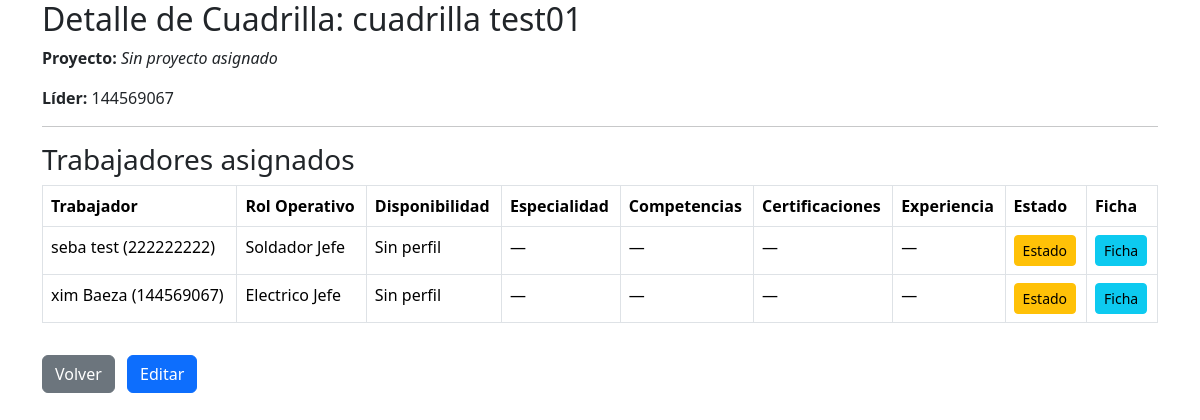
Page /personal/cuadrilla/11/ on the committed database.
### personal/models.py (models this page shows, shortened)
class Cuadrilla(models.Model):
    nombre = models.CharField(max_length=100)
    proyecto = models.ForeignKey(Proyecto, on_delete=models.CASCADE, related_name='cuadrillas', null=True, blank=True)
    lider = models.ForeignKey(User, on_delete=models.SET_NULL, null=True, blank=True, related_name='cuadrillas_lideradas')

class Asignacion(models.Model):
    trabajador = models.ForeignKey(User, on_delete=models.CASCADE)
    cuadrilla = models.ForeignKey(Cuadrilla, on_delete=models.CASCADE, related_name='asignaciones')
    rol = models.ForeignKey(Rol, on_delete=models.SET_NULL, null=True, blank=True)

class Rol(models.Model):
    nombre = models.CharField(max_length=50)

### personal/views.py (the view)
def detalle_cuadrilla(request, cuadrilla_id):
    cuadrilla = get_object_or_404(Cuadrilla, id=cuadrilla_id)
    asignaciones = Asignacion.objects.filter(cuadrilla=cuadrilla)
    users = [a.trabajador for a in asignaciones]
    perfiles = TrabajadorPerfil.objects.filter(user__in=users)
    competencias = CompetenciaTrabajador.objects.filter(trabajador__in=[u.id for u in users])
    certificaciones = CertificacionTrabajador.objects.filter(trabajador__in=[u.id for u in users])
    experiencias = ExperienciaTrabajador.objects.filter(trabajador__in=[u.id for u in users])
    perfil_map = {p.user_id: p for p in perfiles}
    comp_map = {}
    for c in competencias:
        comp_map.setdefault(c.trabajador_id, []).append(c)
    cert_map = {}
    for c in certificaciones:
        cert_map.setdefault(c.trabajador_id, []).append(c)
    exp_map = {}
    for e in experiencias:
        exp_map.setdefault(e.trabajador_id, []).append(e)
    return render(request, "detalle_cuadrilla.html", {
        "cuadrilla": cuadrilla,
        "asignaciones": asignaciones,
        "perfil_map": perfil_map,
        "comp_map": comp_map,
        "cert_map": cert_map,
        "exp_map": exp_map,
    })

### core/context_processors.py (called while the page is built)
def notificaciones_no_leidas(request):
    if request.user.is_authenticated:
        return {
            "notifs_no_leidas": request.user.notificaciones.filter(leida=False).count()
        }
    return {"notifs_no_leidas": 0}

### personal/templatetags/custom_tags.py (called while the page is built)
@register.filter
def get_item(dictionary, key):
    return dictionary.get(key)

### personal/templates/detalle_cuadrilla.html
{% extends 'base.html' %}
{% load custom_tags %}
{% block content %}
<h2>Detalle de Cuadrilla: {{ cuadrilla.nombre }}</h2>
<p><strong>Proyecto:</strong>
    {% if cuadrilla.proyecto %}
        {{ cuadrilla.proyecto.nombre }}
    {% else %}
        <em>Sin proyecto asignado</em>
    {% endif %}
</p>
<p><strong>Líder:</strong>
    {% if cuadrilla.lider %}
        {{ cuadrilla.lider.username }}
    {% else %}
        <em>Sin líder asignado</em>
    {% endif %}
</p>
<hr>
<h3>Trabajadores asignados</h3>
{% if asignaciones %}
<table class="table table-bordered">
    <thead>
        <tr>
            <th>Trabajador</th>
            <th>Rol Operativo</th>
            <th>Disponibilidad</th>
            <th>Especialidad</th>
            <th>Competencias</th>
            <th>Certificaciones</th>
            <th>Experiencia</th>
            <th>Estado</th>
            <th>Ficha</th>
        </tr>
    </thead>
    <tbody>
    {% for a in asignaciones %}
        {% with user=a.trabajador perfil=perfil_map|get_item:user.id %}
        <tr>
            <td>{{ user.first_name }} {{ user.last_name }} ({{ user.username }})</td>
            <td>
                {% if a.rol %}
                    {{ a.rol.nombre }}
                {% else %}
                    Sin rol
                {% endif %}
            </td>
            <td>
                {% if perfil %}
                    {{ perfil.estado_efectivo }}
                {% else %}
                    Sin perfil
                {% endif %}
            </td>
            <td>
                {% if perfil and perfil.especialidad %}
                    {{ perfil.especialidad }}
                {% else %}
                    —
                {% endif %}
            </td>
            <td>
                {% if comp_map|get_item:user.id %}
                    <ul>
                        {% for c in comp_map|get_item:user.id %}
                            <li>{{ c.nombre }} {% if c.certificada %}(Certificada){% endif %}</li>
                        {% endfor %}
                    </ul>
                {% else %}
                    —
                {% endif %}
            </td>
            <td>
                {% if cert_map|get_item:user.id %}
                    <ul>
                        {% for cert in cert_map|get_item:user.id %}
                            <li>{{ cert.nombre }}
                                {% if cert.archivo %}
                                    – <a href="{{ cert.archivo.url }}" target="_blank">PDF</a>
                                {% endif %}
                            </li>
                        {% endfor %}
                    </ul>
                {% else %}
                    —
                {% endif %}
            </td>
            <td>
                {% if exp_map|get_item:user.id %}
                    <ul>
                        {% for exp in exp_map|get_item:user.id %}
                            <li>
                                {% if exp.proyecto %}
                                    Proyecto interno: {{ exp.proyecto.nombre }}
                                {% else %}
                                    Externo: {{ exp.proyecto_externo }} ({{ exp.empresa_externa }})
                                {% endif %}
                                – {{ exp.calificacion }}
                            </li>
                        {% endfor %}
                    </ul>
                {% else %}
                    —
                {% endif %}
            </td>
            <td>
                <a href="{% url 'personal:editar_estado_trabajador' user.trabajador_profile.id %}"
                   class="btn btn-sm btn-warning">Estado</a>
            </td>
            <td>
                <a href="{% url 'personal:detalle_trabajador' user.trabajador_profile.id %}"
                   class="btn btn-sm btn-info">Ficha</a>
            </td>
        </tr>
        {% endwith %}
    {% endfor %}
    </tbody>
</table>
{% else %}
<p>No hay trabajadores asignados.</p>
{% endif %}
<a href="{% url 'proyectos:panel' %}" class="btn btn-secondary mt-3">Volver</a>
<a href="{% url 'personal:editar_cuadrilla' cuadrilla.id %}" class="btn btn-primary mt-3 ms-2">Editar</a>
{% endblock %}

### rows in the picture
Cuadrilla: lider.username "144569067"
Asignacion: trabajador.first_name "seba", trabajador.last_name "test", trabajador.username "222222222", rol.nombre "Soldador Jefe"
Asignacion: trabajador.first_name "xim", trabajador.last_name "Baeza", trabajador.username "144569067", rol.nombre "Electrico Jefe"
